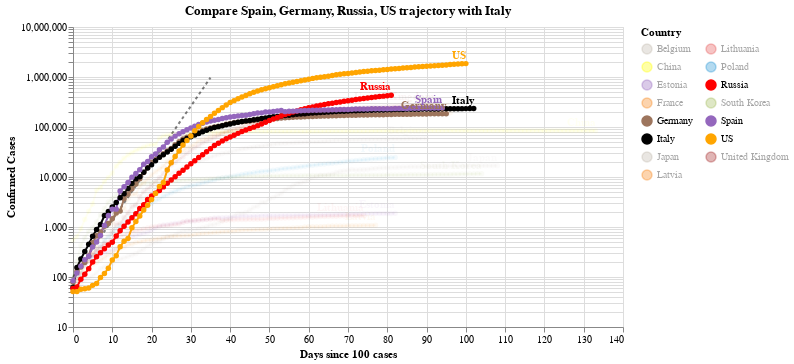

Write notebook code for a chart like this one.
### Code cell
#hide_input
chart2 = make_since_chart(dff2, ['Spain', 'Germany','Russia', 'US'], baseline_countries)
chart2

### Figure 1 — Vega-Lite specification as saved in the notebook (floating-point values rounded to 4 significant figures; data arrays with more than 128 entries replaced by an {"elided": "..."} marker saying what was removed)
{"config": {"view": {"continuousWidth": 400, "continuousHeight": 300}}, "layer": [{"data": {"name": "data-628230001892d6798b50651be41d1b3e"}, "mark": {"type": "line", "color": "black", "opacity": 0.5, "strokeDash": [3, 3]}, "encoding": {"x": {"type": "quantitative", "field": "Days since 100 cases"}, "y": {"type": "quantitative", "field": "Confirmed Cases"}}}, {"data": {"name": "data-697d10b4ae865987bb73bd533e16f802"}, "mark": {"type": "line", "point": true}, "encoding": {"color": {"type": "nominal", "field": "Country", "legend": {"columns": 2}, "scale": {"domain": ["Belgium", "China", "Estonia", "France", "Germany", "Italy", "Japan", "Latvia", "Lithuania", "Poland", "Russia", "South Korea", "Spain", "US", "United Kingdom"], "range": ["#C1B7AD", "yellow", "#9467bd", "#F58518", "#9D755D", "black", "#C1B7AD", "#F58518", "#E45756", "#2495D3", "red", "#A1BA59", "#9467bd", "orange", "brown"]}}, "opacity": {"condition": {"value": 1, "selection": "selector003"}, "value": 0.05}, "tooltip": [{"type": "nominal", "field": "Country"}, {"type": "temporal", "field": "Date"}, {"type": "quantitative", "field": "Confirmed Cases"}, {"type": "quantitative", "field": "Days since 100 cases"}], "x": {"type": "quantitative", "field": "Days since 100 cases"}, "y": {"type": "quantitative", "field": "Confirmed Cases", "scale": {"type": "log"}}}, "selection": {"selector003": {"type": "multi", "fields": ["Country"], "bind": "legend", "init": [{"Country": "Spain"}, {"Country": "Germany"}, {"Country": "Russia"}, {"Country": "US"}, {"Country": "Italy"}]}}, "width": 550}, {"data": {"name": "data-697d10b4ae865987bb73bd533e16f802"}, "mark": {"type": "text", "align": "right", "dy": -8, "fontWeight": "bold"}, "encoding": {"color": {"type": "nominal", "field": "Country", "legend": {"columns": 2}, "scale": {"domain": ["Belgium", "China", "Estonia", "France", "Germany", "Italy", "Japan", "Latvia", "Lithuania", "Poland", "Russia", "South Korea", "Spain", "US", "United Kingdom"], "range": ["#C1B7AD", "yellow", "#9467bd", "#F58518", "#9D755D", "black", "#C1B7AD", "#F58518", "#E45756", "#2495D3", "red", "#A1BA59", "#9467bd", "orange", "brown"]}}, "opacity": {"condition": {"value": 1, "selection": "selector003"}, "value": 0.05}, "text": {"type": "nominal", "field": "Country"}, "tooltip": [{"type": "nominal", "field": "Country"}, {"type": "temporal", "field": "Date"}, {"type": "quantitative", "field": "Confirmed Cases"}, {"type": "quantitative", "field": "Days since 100 cases"}], "x": {"type": "quantitative", "field": "Days since 100 cases"}, "y": {"type": "quantitative", "field": "Confirmed Cases", "scale": {"type": "log"}}}, "transform": [{"filter": "(datum['Date'] >= 1591142400000)"}], "width": 550}], "title": "Compare Spain, Germany, Russia, US trajectory with Italy", "$schema": "https://vega.github.io/schema/vega-lite/v4.0.2.json", "datasets": {"data-628230001892d6798b50651be41d1b3e": [{"Days since 100 cases": 0, "Confirmed Cases": 100.0}, {"Days since 100 cases": 1, "Confirmed Cases": 130.0}, {"Days since 100 cases": 2, "Confirmed Cases": 169.0}, {"Days since 100 cases": 3, "Confirmed Cases": 219.7}, {"Days since 100 cases": 4, "Confirmed Cases": 285.6}, {"Days since 100 cases": 5, "Confirmed Cases": 371.3}, {"Days since 100 cases": 6, "Confirmed Cases": 482.7}, {"Days since 100 cases": 7, "Confirmed Cases": 627.5}, {"Days since 100 cases": 8, "Confirmed Cases": 815.7}, {"Days since 100 cases": 9, "Confirmed Cases": 1060.0}, {"Days since 100 cases": 10, "Confirmed Cases": 1379.0}, {"Days since 100 cases": 11, "Confirmed Cases": 1792.0}, {"Days since 100 cases": 12, "Confirmed Cases": 2330.0}, {"Days since 100 cases": 13, "Confirmed Cases": 3029.0}, {"Days since 100 cases": 14, "Confirmed Cases": 3937.0}, {"Days since 100 cases": 15, "Confirmed Cases": 5119.0}, {"Days since 100 cases": 16, "Confirmed Cases": 6654.0}, {"Days since 100 cases": 17, "Confirmed Cases": 8650.0}, {"Days since 100 cases": 18, "Confirmed Cases": 11250.0}, {"Days since 100 cases": 19, "Confirmed Cases": 14620.0}, {"Days since 100 cases": 20, "Confirmed Cases": 19000.0}, {"Days since 100 cases": 21, "Confirmed Cases": 24710.0}, {"Days since 100 cases": 22, "Confirmed Cases": 32120.0}, {"Days since 100 cases": 23, "Confirmed Cases": 41750.0}, {"Days since 100 cases": 24, "Confirmed Cases": 54280.0}, {"Days since 100 cases": 25, "Confirmed Cases": 70560.0}, {"Days since 100 cases": 26, "Confirmed Cases": 91730.0}, {"Days since 100 cases": 27, "Confirmed Cases": 119300.0}, {"Days since 100 cases": 28, "Confirmed Cases": 155000.0}, {"Days since 100 cases": 29, "Confirmed Cases": 201500.0}, {"Days since 100 cases": 30, "Confirmed Cases": 262000.0}, {"Days since 100 cases": 31, "Confirmed Cases": 340600.0}, {"Days since 100 cases": 32, "Confirmed Cases": 442800.0}, {"Days since 100 cases": 33, "Confirmed Cases": 575600.0}, {"Days since 100 cases": 34, "Confirmed Cases": 748300.0}, {"Days since 100 cases": 35, "Confirmed Cases": 972800.0}], "data-697d10b4ae865987bb73bd533e16f802": {"elided": "1425 records"}}}
